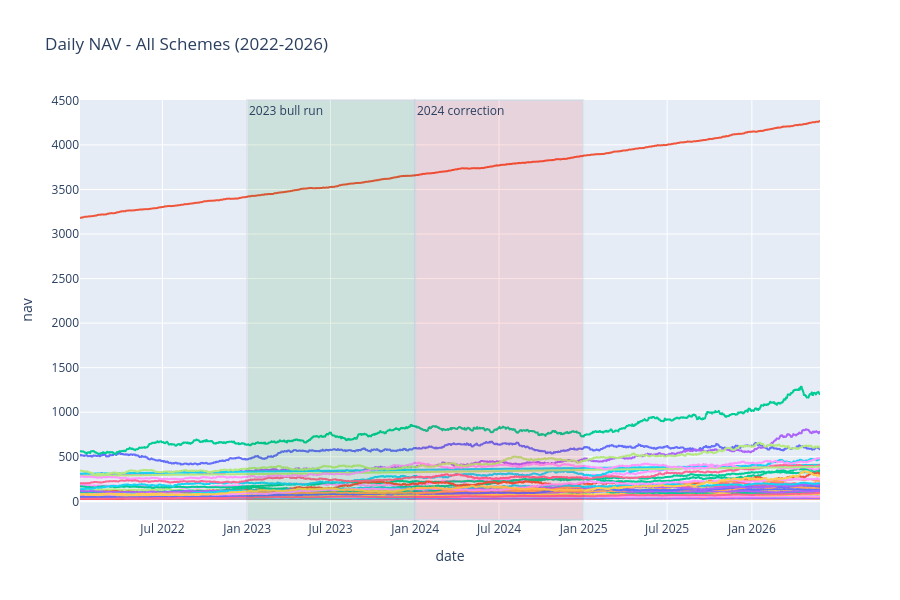

Write notebook code for a chart like this one.
### Markdown cell above
## 1. NAV Trend Analysis
Daily NAV for all 40 schemes, 2022-2026, with the 2023 bull run and 2024 correction highlighted.

### Code cell
fig = px.line(nav, x="date", y="nav", color="scheme_name",
              title="Daily NAV - All Schemes (2022-2026)")

# highlight periods - adjust these date ranges based on what the data actually shows
fig.add_vrect(x0="2023-01-01", x1="2023-12-31", fillcolor="green", opacity=0.1,
              annotation_text="2023 bull run", annotation_position="top left")
fig.add_vrect(x0="2024-01-01", x1="2024-12-31", fillcolor="red", opacity=0.1,
              annotation_text="2024 correction", annotation_position="top left")

fig.update_layout(showlegend=False, height=600)
save_plotly(fig, "reports/charts/01_nav_trend.png")
fig.show()

### Figure 1 — Plotly figure (JSON) as saved in the notebook; plotly's stock layout.template omitted (floating-point values rounded to 4 significant figures; data arrays with more than 128 entries replaced by an {"elided": "..."} marker saying what was removed)
{"data": [{"hovertemplate": "scheme_name=HDFC Top 100 Fund - Regular Plan - Growth<br>date=%{x}<br>nav=%{y}<extra></extra>", "legendgroup": "HDFC Top 100 Fund - Regular Plan - Growth", "line": {"color": "#636efa", "dash": "solid"}, "marker": {"symbol": "circle"}, "mode": "lines", "name": "HDFC Top 100 Fund - Regular Plan - Growth", "showlegend": true, "type": "scattergl", "x": {"elided": "1608 str values"}, "xaxis": "x", "y": {"elided": "1608 float values"}, "yaxis": "y"}, {"hovertemplate": "scheme_name=HDFC Short Term Debt Fund - Regular - Growth<br>date=%{x}<br>nav=%{y}<extra></extra>", "legendgroup": "HDFC Short Term Debt Fund - Regular - Growth", "line": {"color": "#EF553B", "dash": "solid"}, "marker": {"symbol": "circle"}, "mode": "lines", "name": "HDFC Short Term Debt Fund - Regular - Growth", "showlegend": true, "type": "scattergl", "x": {"elided": "1608 str values"}, "xaxis": "x", "y": {"elided": "1608 float values"}, "yaxis": "y"}, {"hovertemplate": "scheme_name=HDFC Mid-Cap Opportunities Fund - Regular - Growth<br>date=%{x}<br>nav=%{y}<extra></extra>", "legendgroup": "HDFC Mid-Cap Opportunities Fund - Regular - Growth", "line": {"color": "#00cc96", "dash": "solid"}, "marker": {"symbol": "circle"}, "mode": "lines", "name": "HDFC Mid-Cap Opportunities Fund - Regular - Growth", "showlegend": true, "type": "scattergl", "x": {"elided": "1608 str values"}, "xaxis": "x", "y": {"elided": "1608 float values"}, "yaxis": "y"}, {"hovertemplate": "scheme_name=ABSL Frontline Equity Fund - Regular - Growth<br>date=%{x}<br>nav=%{y}<extra></extra>", "legendgroup": "ABSL Frontline Equity Fund - Regular - Growth", "line": {"color": "#ab63fa", "dash": "solid"}, "marker": {"symbol": "circle"}, "mode": "lines", "name": "ABSL Frontline Equity Fund - Regular - Growth", "showlegend": true, "type": "scattergl", "x": {"elided": "1608 str values"}, "xaxis": "x", "y": {"elided": "1608 float values"}, "yaxis": "y"}, {"hovertemplate": "scheme_name=ABSL Small Cap Fund - Regular - Growth<br>date=%{x}<br>nav=%{y}<extra></extra>", "legendgroup": "ABSL Small Cap Fund - Regular - Growth", "line": {"color": "#FFA15A", "dash": "solid"}, "marker": {"symbol": "circle"}, "mode": "lines", "name": "ABSL Small Cap Fund - Regular - Growth", "showlegend": true, "type": "scattergl", "x": {"elided": "1608 str values"}, "xaxis": "x", "y": {"elided": "1608 float values"}, "yaxis": "y"}, {"hovertemplate": "scheme_name=ABSL Liquid Fund - Regular - Growth<br>date=%{x}<br>nav=%{y}<extra></extra>", "legendgroup": "ABSL Liquid Fund - Regular - Growth", "line": {"color": "#19d3f3", "dash": "solid"}, "marker": {"symbol": "circle"}, "mode": "lines", "name": "ABSL Liquid Fund - Regular - Growth", "showlegend": true, "type": "scattergl", "x": {"elided": "1608 str values"}, "xaxis": "x", "y": {"elided": "1608 float values"}, "yaxis": "y"}, {"hovertemplate": "scheme_name=UTI Nifty 50 Index Fund - Regular - Growth<br>date=%{x}<br>nav=%{y}<extra></extra>", "legendgroup": "UTI Nifty 50 Index Fund - Regular - Growth", "line": {"color": "#FF6692", "dash": "solid"}, "marker": {"symbol": "circle"}, "mode": "lines", "name": "UTI Nifty 50 Index Fund - Regular - Growth", "showlegend": true, "type": "scattergl", "x": {"elided": "1608 str values"}, "xaxis": "x", "y": {"elided": "1608 float values"}, "yaxis": "y"}, {"hovertemplate": "scheme_name=UTI Mid Cap Fund - Regular - Growth<br>date=%{x}<br>nav=%{y}<extra></extra>", "legendgroup": "UTI Mid Cap Fund - Regular - Growth", "line": {"color": "#B6E880", "dash": "solid"}, "marker": {"symbol": "circle"}, "mode": "lines", "name": "UTI Mid Cap Fund - Regular - Growth", "showlegend": true, "type": "scattergl", "x": {"elided": "1608 str values"}, "xaxis": "x", "y": {"elided": "1608 float values"}, "yaxis": "y"}, {"hovertemplate": "scheme_name=UTI Flexi Cap Fund - Regular - Growth<br>date=%{x}<br>nav=%{y}<extra></extra>", "legendgroup": "UTI Flexi Cap Fund - Regular - Growth", "line": {"color": "#FF97FF", "dash": "solid"}, "marker": {"symbol": "circle"}, "mode": "lines", "name": "UTI Flexi Cap Fund - Regular - Growth", "showlegend": true, "type": "scattergl", "x": {"elided": "1608 str values"}, "xaxis": "x", "y": {"elided": "1608 float values"}, "yaxis": "y"}, {"hovertemplate": "scheme_name=Nippon India Large Cap Fund - Regular - Growth<br>date=%{x}<br>nav=%{y}<extra></extra>", "legendgroup": "Nippon India Large Cap Fund - Regular - Growth", "line": {"color": "#FECB52", "dash": "solid"}, "marker": {"symbol": "circle"}, "mode": "lines", "name": "Nippon India Large Cap Fund - Regular - Growth", "showlegend": true, "type": "scattergl", "x": {"elided": "1608 str values"}, "xaxis": "x", "y": {"elided": "1608 float values"}, "yaxis": "y"}, {"hovertemplate": "scheme_name=Nippon India Large Cap Fund - Direct - Growth<br>date=%{x}<br>nav=%{y}<extra></extra>", "legendgroup": "Nippon India Large Cap Fund - Direct - Growth", "line": {"color": "#636efa", "dash": "solid"}, "marker": {"symbol": "circle"}, "mode": "lines", "name": "Nippon India Large Cap Fund - Direct - Growth", "showlegend": true, "type": "scattergl", "x": {"elided": "1608 str values"}, "xaxis": "x", "y": {"elided": "1608 float values"}, "yaxis": "y"}, {"hovertemplate": "scheme_name=Nippon India Small Cap Fund - Regular - Growth<br>date=%{x}<br>nav=%{y}<extra></extra>", "legendgroup": "Nippon India Small Cap Fund - Regular - Growth", "line": {"color": "#EF553B", "dash": "solid"}, "marker": {"symbol": "circle"}, "mode": "lines", "name": "Nippon India Small Cap Fund - Regular - Growth", "showlegend": true, "type": "scattergl", "x": {"elided": "1608 str values"}, "xaxis": "x", "y": {"elided": "1608 float values"}, "yaxis": "y"}, {"hovertemplate": "scheme_name=Nippon India ETF Nifty 50 BeES<br>date=%{x}<br>nav=%{y}<extra></extra>", "legendgroup": "Nippon India ETF Nifty 50 BeES", "line": {"color": "#00cc96", "dash": "solid"}, "marker": {"symbol": "circle"}, "mode": "lines", "name": "Nippon India ETF Nifty 50 BeES", "showlegend": true, "type": "scattergl", "x": {"elided": "1608 str values"}, "xaxis": "x", "y": {"elided": "1608 float values"}, "yaxis": "y"}, {"hovertemplate": "scheme_name=Nippon India Gilt Securities Fund - Regular - Growth<br>date=%{x}<br>nav=%{y}<extra></extra>", "legendgroup": "Nippon India Gilt Securities Fund - Regular - Growth", "line": {"color": "#ab63fa", "dash": "solid"}, "marker": {"symbol": "circle"}, "mode": "lines", "name": "Nippon India Gilt Securities Fund - Regular - Growth", "showlegend": true, "type": "scattergl", "x": {"elided": "1608 str values"}, "xaxis": "x", "y": {"elided": "1608 float values"}, "yaxis": "y"}, {"hovertemplate": "scheme_name=Axis Bluechip Fund - Regular - Growth<br>date=%{x}<br>nav=%{y}<extra></extra>", "legendgroup": "Axis Bluechip Fund - Regular - Growth", "line": {"color": "#FFA15A", "dash": "solid"}, "marker": {"symbol": "circle"}, "mode": "lines", "name": "Axis Bluechip Fund - Regular - Growth", "showlegend": true, "type": "scattergl", "x": {"elided": "1608 str values"}, "xaxis": "x", "y": {"elided": "1608 float values"}, "yaxis": "y"}, {"hovertemplate": "scheme_name=Axis Bluechip Fund - Direct - Growth<br>date=%{x}<br>nav=%{y}<extra></extra>", "legendgroup": "Axis Bluechip Fund - Direct - Growth", "line": {"color": "#19d3f3", "dash": "solid"}, "marker": {"symbol": "circle"}, "mode": "lines", "name": "Axis Bluechip Fund - Direct - Growth", "showlegend": true, "type": "scattergl", "x": {"elided": "1608 str values"}, "xaxis": "x", "y": {"elided": "1608 float values"}, "yaxis": "y"}, {"hovertemplate": "scheme_name=Axis Midcap Fund - Regular - Growth<br>date=%{x}<br>nav=%{y}<extra></extra>", "legendgroup": "Axis Midcap Fund - Regular - Growth", "line": {"color": "#FF6692", "dash": "solid"}, "marker": {"symbol": "circle"}, "mode": "lines", "name": "Axis Midcap Fund - Regular - Growth", "showlegend": true, "type": "scattergl", "x": {"elided": "1608 str values"}, "xaxis": "x", "y": {"elided": "1608 float values"}, "yaxis": "y"}, {"hovertemplate": "scheme_name=Axis Small Cap Fund - Regular - Growth<br>date=%{x}<br>nav=%{y}<extra></extra>", "legendgroup": "Axis Small Cap Fund - Regular - Growth", "line": {"color": "#B6E880", "dash": "solid"}, "marker": {"symbol": "circle"}, "mode": "lines", "name": "Axis Small Cap Fund - Regular - Growth", "showlegend": true, "type": "scattergl", "x": {"elided": "1608 str values"}, "xaxis": "x", "y": {"elided": "1608 float values"}, "yaxis": "y"}, {"hovertemplate": "scheme_name=SBI Magnum Gilt Fund - Regular Plan - Growth<br>date=%{x}<br>nav=%{y}<extra></extra>", "legendgroup": "SBI Magnum Gilt Fund - Regular Plan - Growth", "line": {"color": "#FF97FF", "dash": "solid"}, "marker": {"symbol": "circle"}, "mode": "lines", "name": "SBI Magnum Gilt Fund - Regular Plan - Growth", "showlegend": true, "type": "scattergl", "x": {"elided": "1608 str values"}, "xaxis": "x", "y": {"elided": "1608 float values"}, "yaxis": "y"}, {"hovertemplate": "scheme_name=SBI Bluechip Fund - Regular Plan - Growth<br>date=%{x}<br>nav=%{y}<extra></extra>", "legendgroup": "SBI Bluechip Fund - Regular Plan - Growth", "line": {"color": "#FECB52", "dash": "solid"}, "marker": {"symbol": "circle"}, "mode": "lines", "name": "SBI Bluechip Fund - Regular Plan - Growth", "showlegend": true, "type": "scattergl", "x": {"elided": "1608 str values"}, "xaxis": "x", "y": {"elided": "1608 float values"}, "yaxis": "y"}, {"hovertemplate": "scheme_name=SBI Bluechip Fund - Direct Plan - Growth<br>date=%{x}<br>nav=%{y}<extra></extra>", "legendgroup": "SBI Bluechip Fund - Direct Plan - Growth", "line": {"color": "#636efa", "dash": "solid"}, "marker": {"symbol": "circle"}, "mode": "lines", "name": "SBI Bluechip Fund - Direct Plan - Growth", "showlegend": true, "type": "scattergl", "x": {"elided": "1608 str values"}, "xaxis": "x", "y": {"elided": "1608 float values"}, "yaxis": "y"}, {"hovertemplate": "scheme_name=SBI Small Cap Fund - Regular Plan - Growth<br>date=%{x}<br>nav=%{y}<extra></extra>", "legendgroup": "SBI Small Cap Fund - Regular Plan - Growth", "line": {"color": "#EF553B", "dash": "solid"}, "marker": {"symbol": "circle"}, "mode": "lines", "name": "SBI Small Cap Fund - Regular Plan - Growth", "showlegend": true, "type": "scattergl", "x": {"elided": "1608 str values"}, "xaxis": "x", "y": {"elided": "1608 float values"}, "yaxis": "y"}, {"hovertemplate": "scheme_name=SBI Small Cap Fund - Direct Plan - Growth<br>date=%{x}<br>nav=%{y}<extra></extra>", "legendgroup": "SBI Small Cap Fund - Direct Plan - Growth", "line": {"color": "#00cc96", "dash": "solid"}, "marker": {"symbol": "circle"}, "mode": "lines", "name": "SBI Small Cap Fund - Direct Plan - Growth", "showlegend": true, "type": "scattergl", "x": {"elided": "1608 str values"}, "xaxis": "x", "y": {"elided": "1608 float values"}, "yaxis": "y"}, {"hovertemplate": "scheme_name=ICICI Pru Bluechip Fund - Regular - Growth<br>date=%{x}<br>nav=%{y}<extra></extra>", "legendgroup": "ICICI Pru Bluechip Fund - Regular - Growth", "line": {"color": "#ab63fa", "dash": "solid"}, "marker": {"symbol": "circle"}, "mode": "lines", "name": "ICICI Pru Bluechip Fund - Regular - Growth", "showlegend": true, "type": "scattergl", "x": {"elided": "1608 str values"}, "xaxis": "x", "y": {"elided": "1608 float values"}, "yaxis": "y"}, {"hovertemplate": "scheme_name=ICICI Pru Bluechip Fund - Direct - Growth<br>date=%{x}<br>nav=%{y}<extra></extra>", "legendgroup": "ICICI Pru Bluechip Fund - Direct - Growth", "line": {"color": "#FFA15A", "dash": "solid"}, "marker": {"symbol": "circle"}, "mode": "lines", "name": "ICICI Pru Bluechip Fund - Direct - Growth", "showlegend": true, "type": "scattergl", "x": {"elided": "1608 str values"}, "xaxis": "x", "y": {"elided": "1608 float values"}, "yaxis": "y"}, {"hovertemplate": "scheme_name=ICICI Pru Midcap Fund - Regular - Growth<br>date=%{x}<br>nav=%{y}<extra></extra>", "legendgroup": "ICICI Pru Midcap Fund - Regular - Growth", "line": {"color": "#19d3f3", "dash": "solid"}, "marker": {"symbol": "circle"}, "mode": "lines", "name": "ICICI Pru Midcap Fund - Regular - Growth", "showlegend": true, "type": "scattergl", "x": {"elided": "1608 str values"}, "xaxis": "x", "y": {"elided": "1608 float values"}, "yaxis": "y"}, {"hovertemplate": "scheme_name=ICICI Pru Value Discovery Fund - Regular - Growth<br>date=%{x}<br>nav=%{y}<extra></extra>", "legendgroup": "ICICI Pru Value Discovery Fund - Regular - Growth", "line": {"color": "#FF6692", "dash": "solid"}, "marker": {"symbol": "circle"}, "mode": "lines", "name": "ICICI Pru Value Discovery Fund - Regular - Growth", "showlegend": true, "type": "scattergl", "x": {"elided": "1608 str values"}, "xaxis": "x", "y": {"elided": "1608 float values"}, "yaxis": "y"}, {"hovertemplate": "scheme_name=ICICI Pru Liquid Fund - Regular - Growth<br>date=%{x}<br>nav=%{y}<extra></extra>", "legendgroup": "ICICI Pru Liquid Fund - Regular - Growth", "line": {"color": "#B6E880", "dash": "solid"}, "marker": {"symbol": "circle"}, "mode": "lines", "name": "ICICI Pru Liquid Fund - Regular - Growth", "showlegend": true, "type": "scattergl", "x": {"elided": "1608 str values"}, "xaxis": "x", "y": {"elided": "1608 float values"}, "yaxis": "y"}, {"hovertemplate": "scheme_name=Kotak Bluechip Fund - Regular - Growth<br>date=%{x}<br>nav=%{y}<extra></extra>", "legendgroup": "Kotak Bluechip Fund - Regular - Growth", "line": {"color": "#FF97FF", "dash": "solid"}, "marker": {"symbol": "circle"}, "mode": "lines", "name": "Kotak Bluechip Fund - Regular - Growth", "showlegend": true, "type": "scattergl", "x": {"elided": "1608 str values"}, "xaxis": "x", "y": {"elided": "1608 float values"}, "yaxis": "y"}, {"hovertemplate": "scheme_name=Kotak Emerging Equity Fund - Regular - Growth<br>date=%{x}<br>nav=%{y}<extra></extra>", "legendgroup": "Kotak Emerging Equity Fund - Regular - Growth", "line": {"color": "#FECB52", "dash": "solid"}, "marker": {"symbol": "circle"}, "mode": "lines", "name": "Kotak Emerging Equity Fund - Regular - Growth", "showlegend": true, "type": "scattergl", "x": {"elided": "1608 str values"}, "xaxis": "x", "y": {"elided": "1608 float values"}, "yaxis": "y"}, {"hovertemplate": "scheme_name=Kotak Flexicap Fund - Regular - Growth<br>date=%{x}<br>nav=%{y}<extra></extra>", "legendgroup": "Kotak Flexicap Fund - Regular - Growth", "line": {"color": "#636efa", "dash": "solid"}, "marker": {"symbol": "circle"}, "mode": "lines", "name": "Kotak Flexicap Fund - Regular - Growth", "showlegend": true, "type": "scattergl", "x": {"elided": "1608 str values"}, "xaxis": "x", "y": {"elided": "1608 float values"}, "yaxis": "y"}, {"hovertemplate": "scheme_name=Kotak Liquid Fund - Regular - Growth<br>date=%{x}<br>nav=%{y}<extra></extra>", "legendgroup": "Kotak Liquid Fund - Regular - Growth", "line": {"color": "#EF553B", "dash": "solid"}, "marker": {"symbol": "circle"}, "mode": "lines", "name": "Kotak Liquid Fund - Regular - Growth", "showlegend": true, "type": "scattergl", "x": {"elided": "1608 str values"}, "xaxis": "x", "y": {"elided": "1608 float values"}, "yaxis": "y"}, {"hovertemplate": "scheme_name=HDFC Top 100 Fund - Direct Plan - Growth<br>date=%{x}<br>nav=%{y}<extra></extra>", "legendgroup": "HDFC Top 100 Fund - Direct Plan - Growth", "line": {"color": "#00cc96", "dash": "solid"}, "marker": {"symbol": "circle"}, "mode": "lines", "name": "HDFC Top 100 Fund - Direct Plan - Growth", "showlegend": true, "type": "scattergl", "x": {"elided": "1608 str values"}, "xaxis": "x", "y": {"elided": "1608 float values"}, "yaxis": "y"}, {"hovertemplate": "scheme_name=HDFC Mid-Cap Opportunities Fund - Direct - Growth<br>date=%{x}<br>nav=%{y}<extra></extra>", "legendgroup": "HDFC Mid-Cap Opportunities Fund - Direct - Growth", "line": {"color": "#ab63fa", "dash": "solid"}, "marker": {"symbol": "circle"}, "mode": "lines", "name": "HDFC Mid-Cap Opportunities Fund - Direct - Growth", "showlegend": true, "type": "scattergl", "x": {"elided": "1608 str values"}, "xaxis": "x", "y": {"elided": "1608 float values"}, "yaxis": "y"}, {"hovertemplate": "scheme_name=Mirae Asset Large Cap Fund - Regular - Growth<br>date=%{x}<br>nav=%{y}<extra></extra>", "legendgroup": "Mirae Asset Large Cap Fund - Regular - Growth", "line": {"color": "#FFA15A", "dash": "solid"}, "marker": {"symbol": "circle"}, "mode": "lines", "name": "Mirae Asset Large Cap Fund - Regular - Growth", "showlegend": true, "type": "scattergl", "x": {"elided": "1608 str values"}, "xaxis": "x", "y": {"elided": "1608 float values"}, "yaxis": "y"}, {"hovertemplate": "scheme_name=Mirae Asset Emerging Bluechip Fund - Regular - Growth<br>date=%{x}<br>nav=%{y}<extra></extra>", "legendgroup": "Mirae Asset Emerging Bluechip Fund - Regular - Growth", "line": {"color": "#19d3f3", "dash": "solid"}, "marker": {"symbol": "circle"}, "mode": "lines", "name": "Mirae Asset Emerging Bluechip Fund - Regular - Growth", "showlegend": true, "type": "scattergl", "x": {"elided": "1608 str values"}, "xaxis": "x", "y": {"elided": "1608 float values"}, "yaxis": "y"}, {"hovertemplate": "scheme_name=Mirae Asset Tax Saver Fund - Regular - Growth<br>date=%{x}<br>nav=%{y}<extra></extra>", "legendgroup": "Mirae Asset Tax Saver Fund - Regular - Growth", "line": {"color": "#FF6692", "dash": "solid"}, "marker": {"symbol": "circle"}, "mode": "lines", "name": "Mirae Asset Tax Saver Fund - Regular - Growth", "showlegend": true, "type": "scattergl", "x": {"elided": "1608 str values"}, "xaxis": "x", "y": {"elided": "1608 float values"}, "yaxis": "y"}, {"hovertemplate": "scheme_name=DSP Top 100 Equity Fund - Regular - Growth<br>date=%{x}<br>nav=%{y}<extra></extra>", "legendgroup": "DSP Top 100 Equity Fund - Regular - Growth", "line": {"color": "#B6E880", "dash": "solid"}, "marker": {"symbol": "circle"}, "mode": "lines", "name": "DSP Top 100 Equity Fund - Regular - Growth", "showlegend": true, "type": "scattergl", "x": {"elided": "1608 str values"}, "xaxis": "x", "y": {"elided": "1608 float values"}, "yaxis": "y"}, {"hovertemplate": "scheme_name=DSP Midcap Fund - Regular - Growth<br>date=%{x}<br>nav=%{y}<extra></extra>", "legendgroup": "DSP Midcap Fund - Regular - Growth", "line": {"color": "#FF97FF", "dash": "solid"}, "marker": {"symbol": "circle"}, "mode": "lines", "name": "DSP Midcap Fund - Regular - Growth", "showlegend": true, "type": "scattergl", "x": {"elided": "1608 str values"}, "xaxis": "x", "y": {"elided": "1608 float values"}, "yaxis": "y"}, {"hovertemplate": "scheme_name=DSP Small Cap Fund - Regular - Growth<br>date=%{x}<br>nav=%{y}<extra></extra>", "legendgroup": "DSP Small Cap Fund - Regular - Growth", "line": {"color": "#FECB52", "dash": "solid"}, "marker": {"symbol": "circle"}, "mode": "lines", "name": "DSP Small Cap Fund - Regular - Growth", "showlegend": true, "type": "scattergl", "x": {"elided": "1608 str values"}, "xaxis": "x", "y": {"elided": "1608 float values"}, "yaxis": "y"}], "layout": {"annotations": [{"showarrow": false, "text": "2023 bull run", "x": "2023-01-01", "xanchor": "left", "xref": "x", "y": 1, "yanchor": "top", "yref": "y domain"}, {"showarrow": false, "text": "2024 correction", "x": "2024-01-01", "xanchor": "left", "xref": "x", "y": 1, "yanchor": "top", "yref": "y domain"}], "height": 600, "legend": {"title": {"text": "scheme_name"}, "tracegroupgap": 0}, "shapes": [{"fillcolor": "green", "opacity": 0.1, "type": "rect", "x0": "2023-01-01", "x1": "2023-12-31", "xref": "x", "y0": 0, "y1": 1, "yref": "y domain"}, {"fillcolor": "red", "opacity": 0.1, "type": "rect", "x0": "2024-01-01", "x1": "2024-12-31", "xref": "x", "y0": 0, "y1": 1, "yref": "y domain"}], "showlegend": false, "title": {"text": "Daily NAV - All Schemes (2022-2026)"}, "xaxis": {"anchor": "y", "domain": [0, 1], "title": {"text": "date"}}, "yaxis": {"anchor": "x", "domain": [0, 1], "title": {"text": "nav"}}}}
